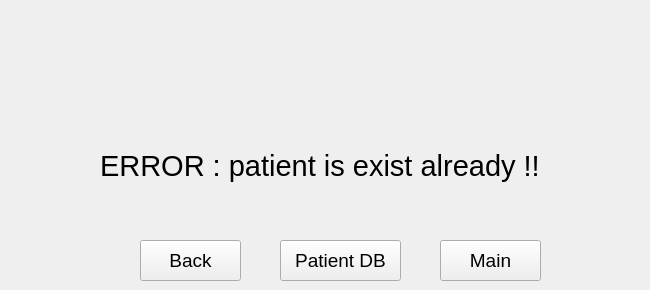
  <widget class="QWidget" name="NewPatientE4">
   <widget class="QPushButton" name="PatientDB4">
    <property name="geometry">
     <rect>
      <x>280</x>
      <y>240</y>
      <width>121</width>
      <height>41</height>
     </rect>
    </property>
    <property name="font">
     <font>
      <pointsize>14</pointsize>
     </font>
    </property>
    <property name="text">
     <string>Patient DB</string>
    </property>
   </widget>
   <widget class="QPushButton" name="Main4">
    <property name="geometry">
     <rect>
      <x>440</x>
      <y>240</y>
      <width>101</width>
      <height>41</height>
     </rect>
    </property>
    <property name="font">
     <font>
      <pointsize>14</pointsize>
     </font>
    </property>
    <property name="text">
     <string>Main</string>
    </property>
   </widget>
   <widget class="QPushButton" name="Back4">
    <property name="geometry">
     <rect>
      <x>140</x>
      <y>240</y>
      <width>101</width>
      <height>41</height>
     </rect>
    </property>
    <property name="font">
     <font>
      <pointsize>14</pointsize>
     </font>
    </property>
    <property name="text">
     <string>Back</string>
    </property>
   </widget>
   <widget class="QLabel" name="Header4">
    <property name="geometry">
     <rect>
      <x>100</x>
      <y>140</y>
      <width>541</width>
      <height>51</height>
     </rect>
    </property>
    <property name="font">
     <font>
      <pointsize>22</pointsize>
     </font>
    </property>
    <property name="text">
     <string>ERROR : patient is exist already !!</string>
    </property>
   </widget>
  </widget>
